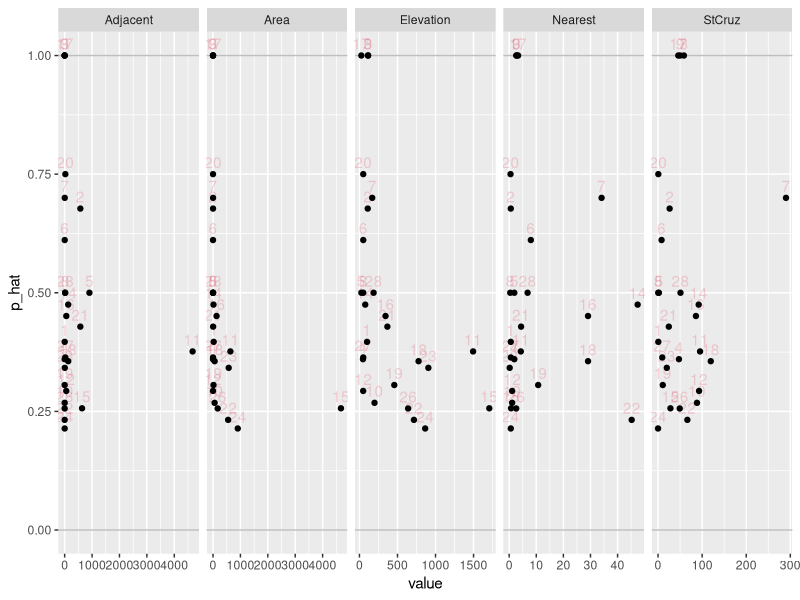
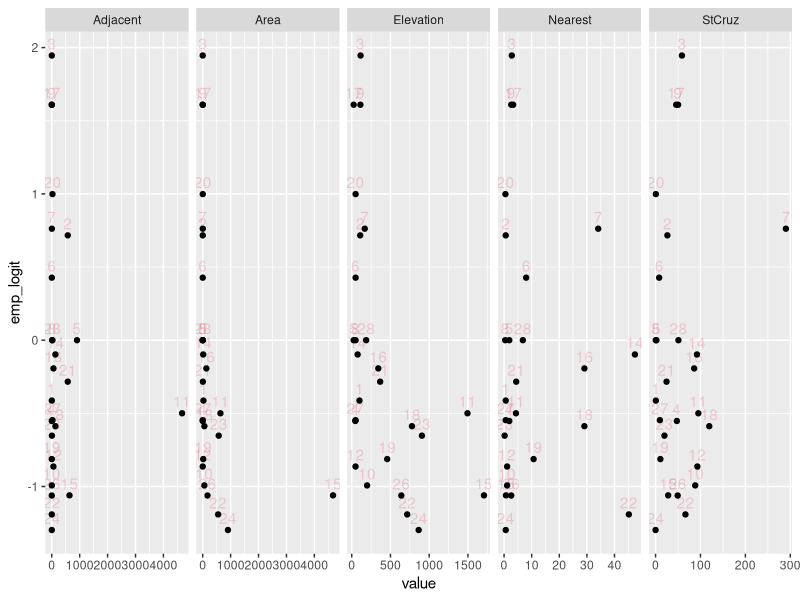
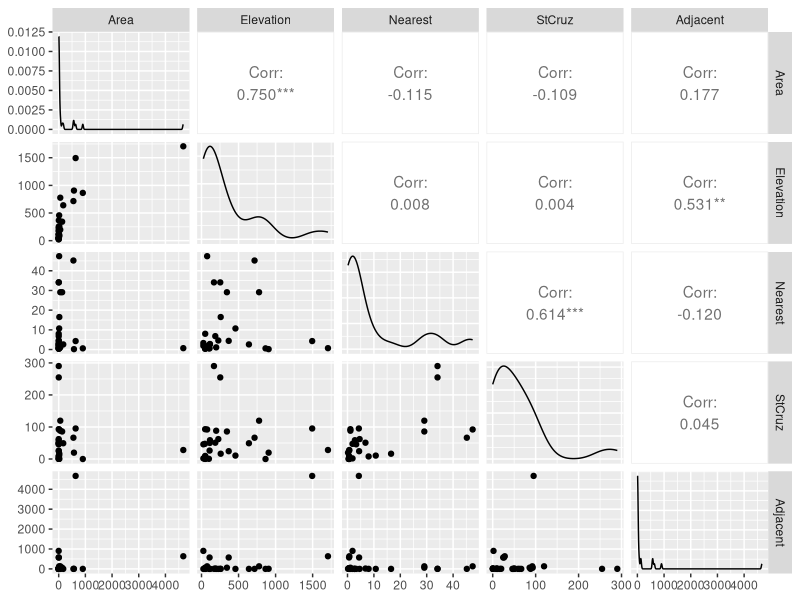

Here is the R script that generated these plots, in order:
## ---- chunk 1
# I set some GLOBAL R chunk options here.
#   (to hide this message add "echo=FALSE" to the code chunk options)

knitr::opts_chunk$set(comment = NA, message = FALSE, warning = FALSE, width = 100)
knitr::opts_chunk$set(fig.align = "center", fig.height = 4, fig.width = 6)
## ---- chunk 2
library(tidyverse)

# First, download the data to your computer,
#   save in the same folder as this Rmd file.

dat_gal <-
  read_csv(
    "ADA2_CL_18_Galapagos.csv"
  , skip = 27             # I was expecting to skip 28, not sure why it wants 27
  ) %>%
  mutate(
    id = 1:n()
  )
## ---- chunk 3
# observed proportions
dat_gal <-
  dat_gal %>%
  mutate(
    p_hat     = PlantEnd / Plants
    # emperical logits
  , emp_logit = log((p_hat + 0.5/Plants) / (1 - p_hat + 0.5/Plants))
  )
## ---- chunk 4
# list of islands to predict
island_pred_list <-
  c(
    "Gardner2"
  , "Santa.Fe"
  , "Wolf"
  )

## capture the observed probabilities
dat_gal_pred_true <-
  dat_gal %>%
  filter(
    Island %in% island_pred_list
  )

# Set these islands with missing response variables
#  (there must be a better way to NA selected rows, but I didn't find it)
dat_gal <-
  dat_gal %>%
  mutate(across(c(Plants, PlantEnd, p_hat, emp_logit), 
                ~ ifelse(Island %in% island_pred_list, NA, .x)) )  
## ---- chunk 5
## RETURN HERE TO SUBSET AND TRANSFORM THE DATA

dat_gal <-
  dat_gal %>%
  mutate(
  ) %>%
  filter(
    TRUE  # !(id %in% c( ... ))
  )

### SOLUTION
## ---- chunk 6
# Create plots for proportion endemic for each variable
dat_gal_long <-
  dat_gal %>%
  select(
    Island, id, p_hat, emp_logit, Area, Elevation, Nearest, StCruz, Adjacent
  ) %>%
  pivot_longer(
    cols = c(Area, Elevation, Nearest, StCruz, Adjacent)
  , names_to  = "variable"
  , values_to = "value"
  )

# Plot the data using ggplot
library(ggplot2)
p <- ggplot(dat_gal_long, aes(x = value, y = p_hat, label = id))
p <- p + geom_hline(yintercept = c(0,1), alpha = 0.25)
p <- p + geom_text(hjust = 0.5, vjust = -0.5, alpha = 0.25, colour = 2)
p <- p + geom_point()
p <- p + scale_y_continuous(limits = c(0, 1))
p <- p + facet_wrap( ~ variable, scales = "free_x", nrow = 1)
print(p)

# Plot the data using ggplot
library(ggplot2)
p <- ggplot(dat_gal_long, aes(x = value, y = emp_logit, label = id))
p <- p + geom_text(hjust = 0.5, vjust = -0.5, alpha = 0.25, colour = 2)
p <- p + geom_point()
p <- p + facet_wrap( ~ variable, scales = "free_x", nrow = 1)
print(p)
## ---- chunk 7
# relationships between predictors

library(ggplot2)
library(GGally)
p <- ggpairs(dat_gal %>% select(Area, Elevation, Nearest, StCruz, Adjacent))
print(p)
## ---- chunk 8
  ### SOLUTION
  # Don't include both Area and Elevation, since highly correlated

glm_g_aensj <-
  glm(
    cbind(PlantEnd, Plants - PlantEnd) ~ Area + Nearest + StCruz + Adjacent
  , family = binomial
  , data = dat_gal
  )


# Test residual deviance for lack-of-fit (if > 0.10, little-to-no lack-of-fit)
dev_p_val_full <- 1 - pchisq(glm_g_aensj$deviance, glm_g_aensj$df.residual)
dev_p_val_full


## Stepwise selection
# option: trace = 0 doesn't show each step of the automated selection
glm_g_aensj_red_AIC <-
  step(
    glm_g_aensj
    # use scope=formula() to consider adding two-way interactions
  #, scope = formula(cbind(PlantEnd, Plants - PlantEnd) ~ (Area + Nearest + StCruz + Adjacent)^2)
  , direction = "both"
  , trace = 0
  )

# the anova object provides a summary of the selection steps in order
glm_g_aensj_red_AIC$anova

coef(glm_g_aensj_red_AIC)

# Test residual deviance for lack-of-fit (if > 0.10, little-to-no lack-of-fit)
dev_p_val_red <- 1 - pchisq(glm_g_aensj_red_AIC$deviance, glm_g_aensj_red_AIC$df.residual)
dev_p_val_red
## ---- chunk 9
summary(glm_g_aensj_red_AIC)
## ---- chunk 10
island_pred_list
## ---- chunk 11
# put the fitted values in the data.frame
# predict() uses all the values in dataset, including appended values
fit_logit_pred <-
  predict(
    glm_g_aensj_red_AIC
  , dat_gal %>% select(Area, Elevation, Nearest, StCruz, Adjacent)
  , type   = "link"
  , se.fit = TRUE
  ) %>%
  as_tibble()

# put the fitted values in the data.frame
dat_gal <-
  dat_gal %>%
  mutate(
    fit_logit    = fit_logit_pred$fit
  , fit_logit_se = fit_logit_pred$se.fit
  # added "fit_p" to make predictions at appended Load values
  , fit_p        = exp(fit_logit) / (1 + exp(fit_logit))
  # CI for p fitted values
  , fit_p_lower  = exp(fit_logit - 1.96 * fit_logit_se) / (1 + exp(fit_logit - 1.96 * fit_logit_se))
  , fit_p_upper  = exp(fit_logit + 1.96 * fit_logit_se) / (1 + exp(fit_logit + 1.96 * fit_logit_se))
  )
## ---- chunk 12
dat_gal %>%
  select(
    Island, fit_p, fit_p_lower, fit_p_upper
  ) %>%
  right_join(
    dat_gal_pred_true
  , by = "Island"
  ) %>%
  select(
    Island, p_hat, fit_p, fit_p_lower, fit_p_upper
  ) %>%
  filter(
    Island %in% island_pred_list
  )
